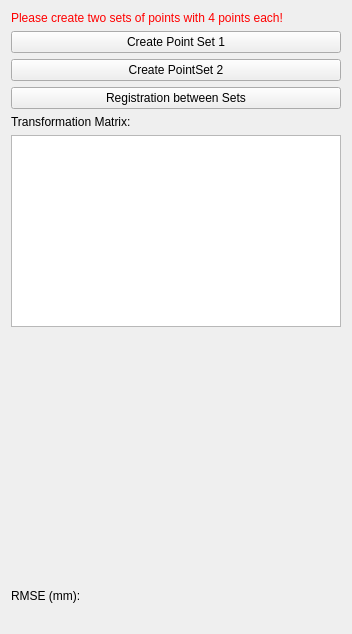
<?xml version="1.0" encoding="UTF-8"?>
<ui version="4.0">
 <class>MyPointsRegistrationControls</class>
 <widget class="QWidget" name="MyPointsRegistrationControls">
  <property name="geometry">
   <rect>
    <x>0</x>
    <y>0</y>
    <width>352</width>
    <height>634</height>
   </rect>
  </property>
  <property name="minimumSize">
   <size>
    <width>0</width>
    <height>0</height>
   </size>
  </property>
  <property name="windowTitle">
   <string>QmitkTemplate</string>
  </property>
  <layout class="QVBoxLayout" name="verticalLayout">
   <item>
    <widget class="QLabel" name="labelWarning">
     <property name="styleSheet">
      <string notr="true">QLabel { color: rgb(255, 0, 0) }</string>
     </property>
     <property name="text">
      <string>Please create two sets of points with 4 points each!</string>
     </property>
    </widget>
   </item>
   <item>
    <widget class="QPushButton" name="buttonPointSet1">
     <property name="toolTip">
      <string>Do image processing</string>
     </property>
     <property name="text">
      <string>Create Point Set 1</string>
     </property>
    </widget>
   </item>
   <item>
    <widget class="QPushButton" name="buttonPointSet2">
     <property name="toolTip">
      <string/>
     </property>
     <property name="text">
      <string>Create PointSet 2</string>
     </property>
    </widget>
   </item>
   <item>
    <widget class="QPushButton" name="registrationButton">
     <property name="text">
      <string>Registration between Sets</string>
     </property>
    </widget>
   </item>
   <item>
    <widget class="QLabel" name="label_2">
     <property name="text">
      <string>Transformation Matrix:</string>
     </property>
    </widget>
   </item>
   <item>
    <widget class="QTableWidget" name="tableWidget">
     <property name="sizePolicy">
      <sizepolicy hsizetype="Minimum" vsizetype="Minimum">
       <horstretch>0</horstretch>
       <verstretch>0</verstretch>
      </sizepolicy>
     </property>
    </widget>
   </item>
   <item>
    <spacer name="spacer1">
     <property name="orientation">
      <enum>Qt::Vertical</enum>
     </property>
     <property name="sizeType">
      <enum>QSizePolicy::Expanding</enum>
     </property>
     <property name="sizeHint" stdset="0">
      <size>
       <width>20</width>
       <height>220</height>
      </size>
     </property>
    </spacer>
   </item>
   <item>
    <widget class="QLabel" name="label">
     <property name="text">
      <string>RMSE (mm): </string>
     </property>
    </widget>
   </item>
   <item>
    <widget class="QLabel" name="label_3">
     <property name="text">
      <string/>
     </property>
    </widget>
   </item>
  </layout>
 </widget>
 <layoutdefault spacing="6" margin="11"/>
 <resources/>
 <connections/>
</ui>
